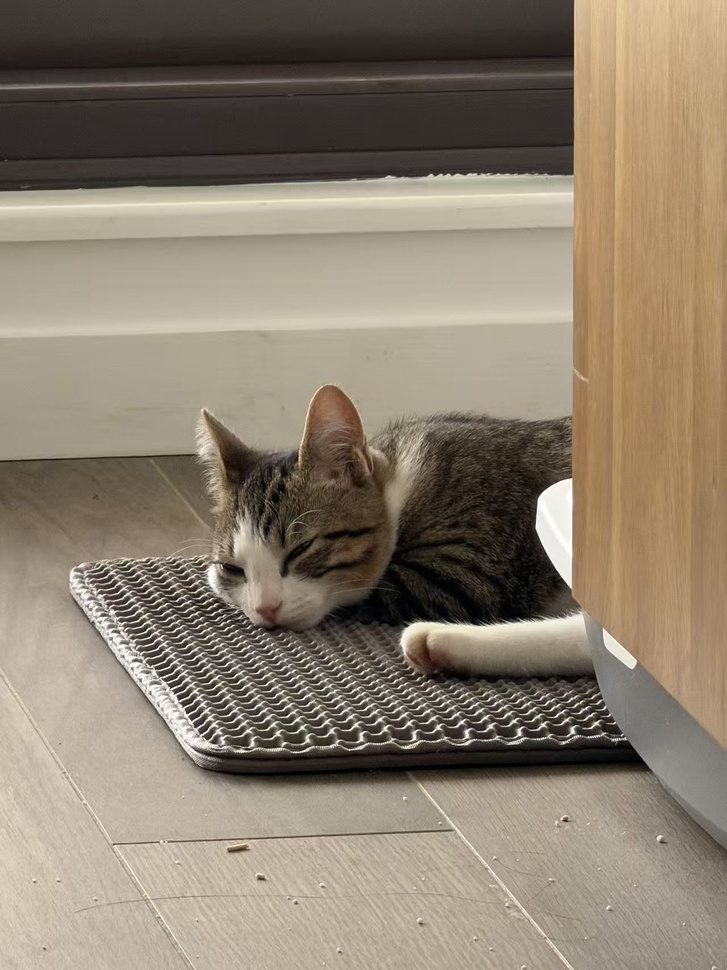
#> input picture openCV_sample/images/sample.jpg, 727 x 970 px, shrunk from 1280 x 1707 before the run, found by its file name
$ jupyter execute image_processing.ipynb
#> lines starting #> are read from the running program, lines starting #| are printed output that depends on the picture
# OpenCV 基础图像处理实验

## 1. 导入依赖

[cell 1]
from pathlib import Path
import cv2
import matplotlib.pyplot as plt

## 2. 读取图像

[cell 2]
image_path = "/Users/xjyy/Desktop/InternProject/face-vision-lab/openCV_sample/images/sample.jpg"

image = cv2.imread(image_path)
#> image is the input picture: shape (970, 727, 3); mean B, G, R 110.9, 127.4, 139.8
assert image is not None, f"无法读取图片：{image_path}"

## 3. 显示原始图像

[cell 3]
plt.imshow(cv2.cvtColor(image, cv2.COLOR_BGR2RGB))
plt.axis("off")
plt.show()

## 4. 灰度化处理

[cell 4]
Path("outputs").mkdir(exist_ok=True)
gray = cv2.cvtColor(image, cv2.COLOR_BGR2GRAY)
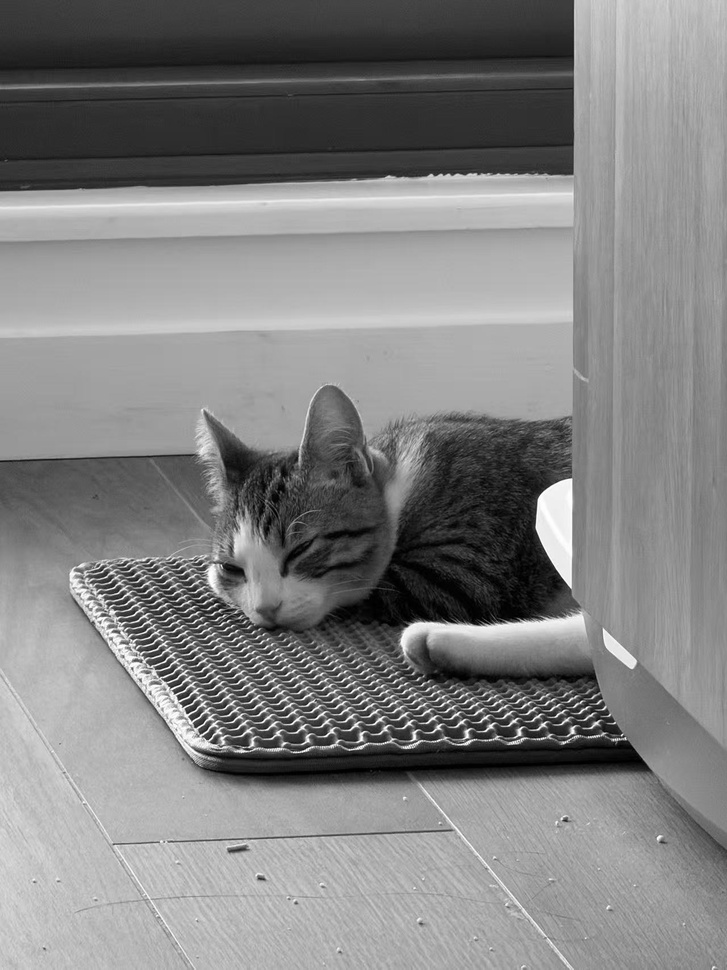
#> gray: shape (970, 727); min 0, max 255, mean 129.3
cv2.imwrite("outputs/sample_gray.jpg", gray)

plt.figure(figsize=(10, 4))

plt.subplot(1, 2, 1)
plt.imshow(cv2.cvtColor(image, cv2.COLOR_BGR2RGB))
plt.title("Original Image")
plt.axis("off")

plt.subplot(1, 2, 2)
plt.imshow(gray, cmap="gray")
plt.title("Grayscale Image")
plt.axis("off")

plt.show()
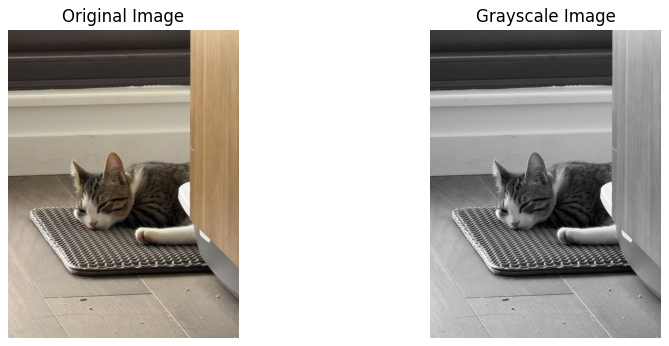
#> figure drawn by matplotlib, 2 panels

## 5. 图像平滑与边缘检测

[cell 5]
blurred = cv2.GaussianBlur(gray, (5, 5), 0)
edges = cv2.Canny(blurred, 100, 200)
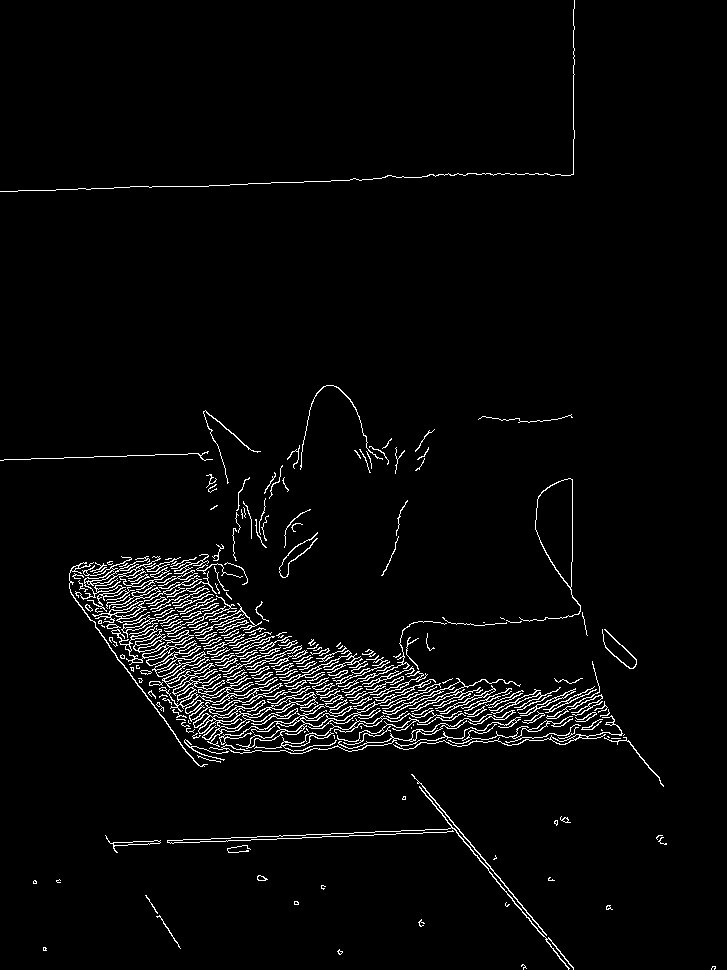
#> edges: shape (970, 727); 3.2% white in thin lines or dots

cv2.imwrite("outputs/sample_blurred.jpg", blurred)
cv2.imwrite("outputs/sample_edges.jpg", edges)

print(f"图片尺寸：{image.shape[1]} x {image.shape[0]}")
#| 图片尺寸：727 x 970

plt.figure(figsize=(12, 8))

plt.subplot(2, 2, 1)
plt.imshow(cv2.cvtColor(image, cv2.COLOR_BGR2RGB))
plt.title("Original")
plt.axis("off")

plt.subplot(2, 2, 2)
plt.imshow(gray, cmap="gray")
plt.title("Grayscale")
plt.axis("off")

plt.subplot(2, 2, 3)
plt.imshow(blurred, cmap="gray")
plt.title("Gaussian Blur")
plt.axis("off")

plt.subplot(2, 2, 4)
plt.imshow(edges, cmap="gray")
plt.title("Canny Edges")
plt.axis("off")

plt.tight_layout()
plt.show()
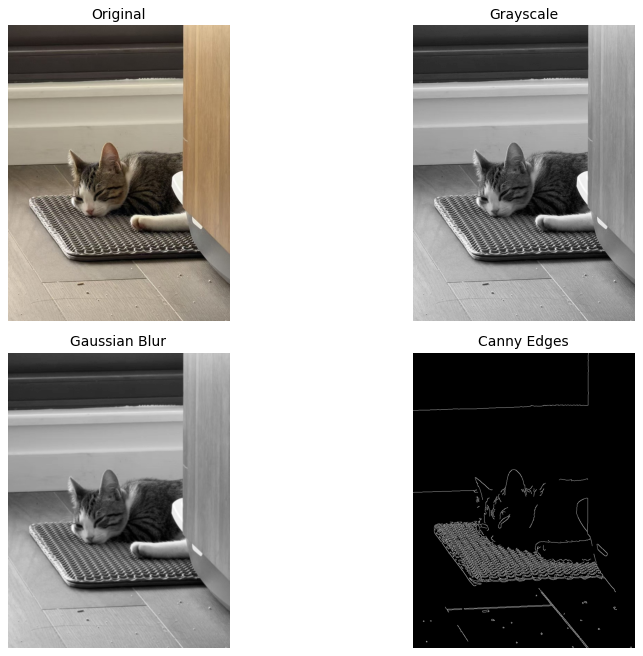
#> figure drawn by matplotlib, 4 panels
